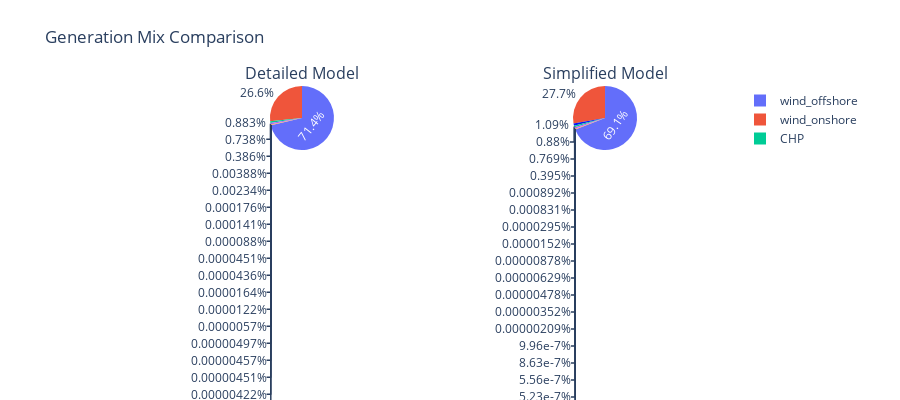

Notebook code for this chart:
### Code cell
# Compare generation mix
fig = make_subplots(rows=1, cols=2, 
                    subplot_titles=['Detailed Model', 'Simplified Model'],
                    specs=[[{'type': 'pie'}, {'type': 'pie'}]])

for idx, (n, name) in enumerate([(n_detailed, 'Detailed'), (n_simplified, 'Simplified')], 1):
    if len(n.generators_t.p) > 0:
        gen_by_carrier = n.generators_t.p.sum().groupby(n.generators.carrier).sum()
        gen_by_carrier = gen_by_carrier[gen_by_carrier > 0]
        
        fig.add_trace(
            go.Pie(labels=gen_by_carrier.index, 
                   values=gen_by_carrier.values,
                   name=name),
            row=1, col=idx
        )

fig.update_layout(title='Generation Mix Comparison', height=400)
fig.show()

### Figure 1 — Plotly figure (JSON) as saved in the notebook; plotly's stock layout.template omitted (floating-point values rounded to 4 significant figures)
{"data": [{"domain": {"x": [0, 0.45], "y": [0, 1]}, "labels": ["CCGT", "CHP", "EU_import", "OCGT", "advanced_biofuel", "biogas", "biomass", "gas_engine", "geothermal", "landfill_gas", "large_hydro", "load_shedding", "marine", "nuclear", "oil", "sewage_gas", "solar_pv", "waste_to_energy", "wind_offshore", "wind_onshore"], "name": "Detailed", "type": "pie", "values": [0.01789, 7096.0, 0.09815, 0.03627, 0.03993, 1.416, 0.3623, 5937.0, 0.1318, 1.137, 18.81, 0.03671, 3101.0, 0.3504, 0.03395, 0.04584, 31.22, 0.7073, 573800.0, 213900.0]}, {"domain": {"x": [0.55, 1], "y": [0, 1]}, "labels": ["CCGT", "CHP", "EU_import", "OCGT", "advanced_biofuel", "biogas", "biomass", "demand_response", "gas_engine", "geothermal", "landfill_gas", "large_hydro", "load_shedding", "marine", "nuclear", "oil", "sewage_gas", "solar_pv", "waste_to_energy", "wind_offshore", "wind_onshore"], "name": "Simplified", "type": "pie", "values": [0.004052, 6910.0, 0.01643, 0.00411, 0.006777, 0.2314, 0.0494, 8568.0, 6042.0, 0.02768, 0.1194, 6.526, 0.007824, 3103.0, 0.03752, 0.002643, 0.004367, 7.007, 0.06893, 542800.0, 217900.0]}], "layout": {"annotations": [{"font": {"size": 16}, "showarrow": false, "text": "Detailed Model", "x": 0.225, "xanchor": "center", "xref": "paper", "y": 1, "yanchor": "bottom", "yref": "paper"}, {"font": {"size": 16}, "showarrow": false, "text": "Simplified Model", "x": 0.775, "xanchor": "center", "xref": "paper", "y": 1, "yanchor": "bottom", "yref": "paper"}], "height": 400, "title": {"text": "Generation Mix Comparison"}}}
